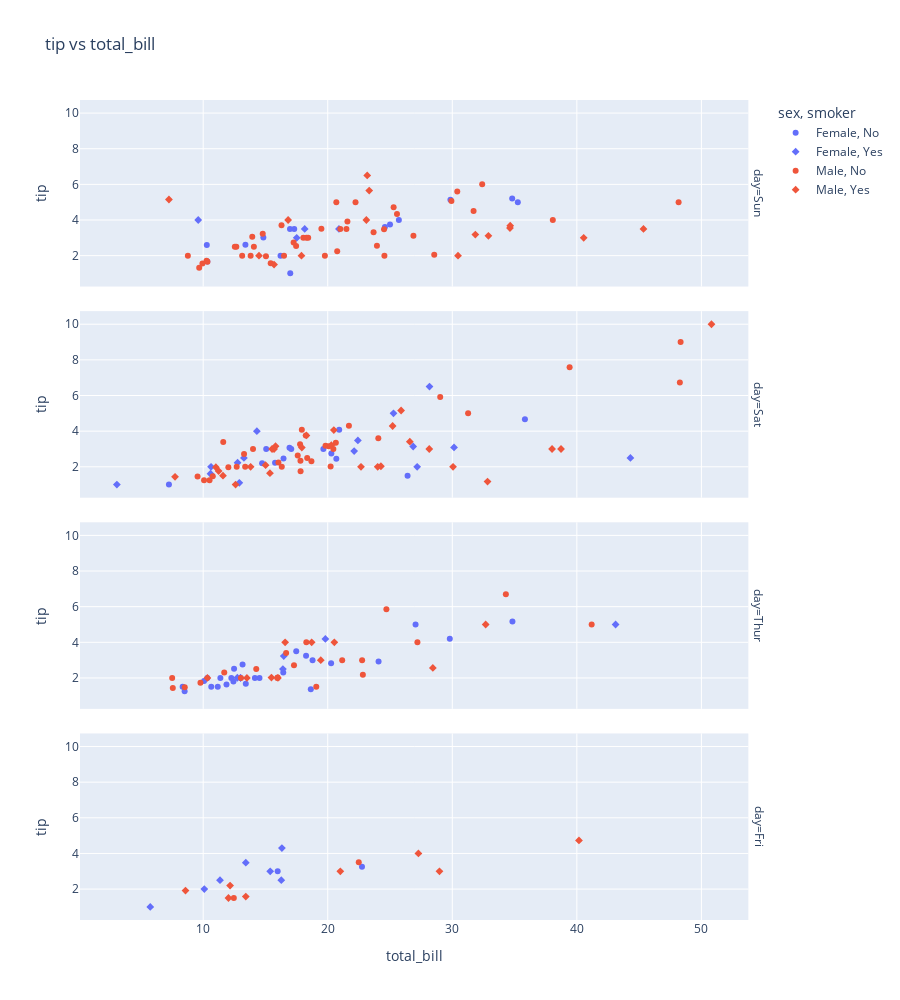

Source (notebook cell):
### Code cell
fig = px.scatter(data_frame=df, x='total_bill', y='tip', color='sex', symbol='smoker', facet_row='day',
                 height=1000, title='tip vs total_bill')
fig.update_traces()
fig

### Figure 1 — Plotly figure (JSON) as saved in the notebook; plotly's stock layout.template omitted (floating-point values rounded to 4 significant figures)
{"data": [{"hovertemplate": "sex=Female<br>smoker=No<br>day=Sun<br>total_bill=%{x}<br>tip=%{y}<extra></extra>", "legendgroup": "Female, No", "marker": {"color": "#636efa", "symbol": "circle"}, "mode": "markers", "name": "Female, No", "orientation": "v", "showlegend": true, "type": "scatter", "x": [16.99, 24.59, 35.26, 14.83, 10.33, 16.97, 10.29, 34.81, 25.71, 17.31, 29.85, 25, 13.39, 16.21], "xaxis": "x4", "y": [1.01, 3.61, 5, 3.02, 1.67, 3.5, 2.6, 5.2, 4, 3.5, 5.14, 3.75, 2.61, 2], "yaxis": "y4"}, {"hovertemplate": "sex=Female<br>smoker=No<br>day=Sat<br>total_bill=%{x}<br>tip=%{y}<extra></extra>", "legendgroup": "Female, No", "marker": {"color": "#636efa", "symbol": "circle"}, "mode": "markers", "name": "Female, No", "orientation": "v", "showlegend": false, "type": "scatter", "x": [20.29, 15.77, 19.65, 15.06, 20.69, 16.93, 26.41, 16.45, 17.07, 14.73, 20.92, 7.25, 35.83], "xaxis": "x3", "y": [2.75, 2.23, 3, 3, 2.45, 3.07, 1.5, 2.47, 3, 2.2, 4.08, 1, 4.67], "yaxis": "y3"}, {"hovertemplate": "sex=Female<br>smoker=No<br>day=Thur<br>total_bill=%{x}<br>tip=%{y}<extra></extra>", "legendgroup": "Female, No", "marker": {"color": "#636efa", "symbol": "circle"}, "mode": "markers", "name": "Female, No", "orientation": "v", "showlegend": false, "type": "scatter", "x": [10.07, 34.83, 10.65, 12.43, 24.08, 13.42, 12.48, 29.8, 14.52, 11.38, 20.27, 11.17, 12.26, 18.26, 8.51, 10.33, 14.15, 13.16, 17.47, 27.05, 16.43, 8.35, 18.64, 11.87, 18.78], "xaxis": "x2", "y": [1.83, 5.17, 1.5, 1.8, 2.92, 1.68, 2.52, 4.2, 2, 2, 2.83, 1.5, 2, 3.25, 1.25, 2, 2, 2.75, 3.5, 5, 2.3, 1.5, 1.36, 1.63, 3], "yaxis": "y2"}, {"hovertemplate": "sex=Female<br>smoker=No<br>day=Fri<br>total_bill=%{x}<br>tip=%{y}<extra></extra>", "legendgroup": "Female, No", "marker": {"color": "#636efa", "symbol": "circle"}, "mode": "markers", "name": "Female, No", "orientation": "v", "showlegend": false, "type": "scatter", "x": [22.75, 15.98], "xaxis": "x", "y": [3.25, 3], "yaxis": "y"}, {"hovertemplate": "sex=Female<br>smoker=Yes<br>day=Sun<br>total_bill=%{x}<br>tip=%{y}<extra></extra>", "legendgroup": "Female, Yes", "marker": {"color": "#636efa", "symbol": "diamond"}, "mode": "markers", "name": "Female, Yes", "orientation": "v", "showlegend": true, "type": "scatter", "x": [17.51, 9.6, 20.9, 18.15], "xaxis": "x4", "y": [3, 4, 3.5, 3.5], "yaxis": "y4"}, {"hovertemplate": "sex=Female<br>smoker=Yes<br>day=Sat<br>total_bill=%{x}<br>tip=%{y}<extra></extra>", "legendgroup": "Female, Yes", "marker": {"color": "#636efa", "symbol": "diamond"}, "mode": "markers", "name": "Female, Yes", "orientation": "v", "showlegend": false, "type": "scatter", "x": [3.07, 26.86, 25.28, 44.3, 22.42, 14.31, 10.59, 10.63, 12.76, 13.27, 28.17, 12.9, 30.14, 22.12, 27.18], "xaxis": "x3", "y": [1, 3.14, 5, 2.5, 3.48, 4, 1.61, 2, 2.23, 2.5, 6.5, 1.1, 3.09, 2.88, 2], "yaxis": "y3"}, {"hovertemplate": "sex=Female<br>smoker=Yes<br>day=Thur<br>total_bill=%{x}<br>tip=%{y}<extra></extra>", "legendgroup": "Female, Yes", "marker": {"color": "#636efa", "symbol": "diamond"}, "mode": "markers", "name": "Female, Yes", "orientation": "v", "showlegend": false, "type": "scatter", "x": [19.81, 43.11, 13, 12.74, 13, 16.4, 16.47], "xaxis": "x2", "y": [4.19, 5, 2, 2.01, 2, 2.5, 3.23], "yaxis": "y2"}, {"hovertemplate": "sex=Female<br>smoker=Yes<br>day=Fri<br>total_bill=%{x}<br>tip=%{y}<extra></extra>", "legendgroup": "Female, Yes", "marker": {"color": "#636efa", "symbol": "diamond"}, "mode": "markers", "name": "Female, Yes", "orientation": "v", "showlegend": false, "type": "scatter", "x": [5.75, 16.32, 11.35, 15.38, 13.42, 16.27, 10.09], "xaxis": "x", "y": [1, 4.3, 2.5, 3, 3.48, 2.5, 2], "yaxis": "y"}, {"hovertemplate": "sex=Male<br>smoker=No<br>day=Sun<br>total_bill=%{x}<br>tip=%{y}<extra></extra>", "legendgroup": "Male, No", "marker": {"color": "#EF553B", "symbol": "circle"}, "mode": "markers", "name": "Male, No", "orientation": "v", "showlegend": true, "type": "scatter", "x": [10.34, 21.01, 23.68, 25.29, 8.77, 26.88, 15.04, 14.78, 10.27, 15.42, 18.43, 21.58, 16.29, 17.46, 13.94, 9.68, 30.4, 18.29, 22.23, 32.4, 28.55, 18.04, 12.54, 9.94, 25.56, 19.49, 38.07, 23.95, 29.93, 14.07, 13.13, 17.26, 24.55, 19.77, 48.17, 16.49, 21.5, 12.66, 13.81, 24.52, 20.76, 31.71, 20.69], "xaxis": "x4", "y": [1.66, 3.5, 3.31, 4.71, 2, 3.12, 1.96, 3.23, 1.71, 1.57, 3, 3.92, 3.71, 2.54, 3.06, 1.32, 5.6, 3, 5, 6, 2.05, 3, 2.5, 1.56, 4.34, 3.51, 4, 2.55, 5.07, 2.5, 2, 2.74, 2, 2, 5, 2, 3.5, 2.5, 2, 3.48, 2.24, 4.5, 5], "yaxis": "y4"}, {"hovertemplate": "sex=Male<br>smoker=No<br>day=Sat<br>total_bill=%{x}<br>tip=%{y}<extra></extra>", "legendgroup": "Male, No", "marker": {"color": "#EF553B", "symbol": "circle"}, "mode": "markers", "name": "Male, No", "orientation": "v", "showlegend": false, "type": "scatter", "x": [20.65, 17.92, 39.42, 19.82, 17.81, 13.37, 12.69, 21.7, 9.55, 18.35, 17.78, 24.06, 16.31, 18.69, 31.27, 16.04, 48.27, 17.59, 20.08, 20.23, 12.02, 10.51, 18.24, 14, 48.33, 20.45, 13.28, 11.61, 10.77, 10.07, 29.03, 17.82], "xaxis": "x3", "y": [3.35, 4.08, 7.58, 3.18, 2.34, 2, 2, 4.3, 1.45, 2.5, 3.27, 3.6, 2, 2.31, 5, 2.24, 6.73, 2.64, 3.15, 2.01, 1.97, 1.25, 3.76, 3, 9, 3, 2.72, 3.39, 1.47, 1.25, 5.92, 1.75], "yaxis": "y3"}, {"hovertemplate": "sex=Male<br>smoker=No<br>day=Thur<br>total_bill=%{x}<br>tip=%{y}<extra></extra>", "legendgroup": "Male, No", "marker": {"color": "#EF553B", "symbol": "circle"}, "mode": "markers", "name": "Male, No", "orientation": "v", "showlegend": false, "type": "scatter", "x": [27.2, 22.76, 17.29, 16.66, 15.98, 13.03, 18.28, 24.71, 21.16, 11.69, 14.26, 15.95, 8.52, 22.82, 19.08, 34.3, 41.19, 9.78, 7.51, 7.56], "xaxis": "x2", "y": [4, 3, 2.71, 3.4, 2.03, 2, 4, 5.85, 3, 2.31, 2.5, 2, 1.48, 2.18, 1.5, 6.7, 5, 1.73, 2, 1.44], "yaxis": "y2"}, {"hovertemplate": "sex=Male<br>smoker=No<br>day=Fri<br>total_bill=%{x}<br>tip=%{y}<extra></extra>", "legendgroup": "Male, No", "marker": {"color": "#EF553B", "symbol": "circle"}, "mode": "markers", "name": "Male, No", "orientation": "v", "showlegend": false, "type": "scatter", "x": [22.49, 12.46], "xaxis": "x", "y": [3.5, 1.5], "yaxis": "y"}, {"hovertemplate": "sex=Male<br>smoker=Yes<br>day=Sun<br>total_bill=%{x}<br>tip=%{y}<extra></extra>", "legendgroup": "Male, Yes", "marker": {"color": "#EF553B", "symbol": "diamond"}, "mode": "markers", "name": "Male, Yes", "orientation": "v", "showlegend": true, "type": "scatter", "x": [7.25, 31.85, 16.82, 32.9, 17.89, 14.48, 34.63, 34.65, 23.33, 45.35, 23.17, 40.55, 30.46, 23.1, 15.69], "xaxis": "x4", "y": [5.15, 3.18, 4, 3.11, 2, 2, 3.55, 3.68, 5.65, 3.5, 6.5, 3, 2, 4, 1.5], "yaxis": "y4"}, {"hovertemplate": "sex=Male<br>smoker=Yes<br>day=Sat<br>total_bill=%{x}<br>tip=%{y}<extra></extra>", "legendgroup": "Male, Yes", "marker": {"color": "#EF553B", "symbol": "diamond"}, "mode": "markers", "name": "Male, Yes", "orientation": "v", "showlegend": false, "type": "scatter", "x": [38.01, 11.24, 20.29, 13.81, 11.02, 18.29, 15.01, 17.92, 15.36, 20.49, 25.21, 50.81, 15.81, 26.59, 38.73, 24.27, 30.06, 25.89, 28.15, 11.59, 7.74, 24.01, 15.69, 15.53, 12.6, 32.83, 22.67], "xaxis": "x3", "y": [3, 1.76, 3.21, 2, 1.98, 3.76, 2.09, 3.08, 1.64, 4.06, 4.29, 10, 3.16, 3.41, 3, 2.03, 2, 5.16, 3, 1.5, 1.44, 2, 3, 3, 1, 1.17, 2], "yaxis": "y3"}, {"hovertemplate": "sex=Male<br>smoker=Yes<br>day=Thur<br>total_bill=%{x}<br>tip=%{y}<extra></extra>", "legendgroup": "Male, Yes", "marker": {"color": "#EF553B", "symbol": "diamond"}, "mode": "markers", "name": "Male, Yes", "orientation": "v", "showlegend": false, "type": "scatter", "x": [19.44, 32.68, 16, 28.44, 15.48, 16.58, 10.34, 13.51, 18.71, 20.53], "xaxis": "x2", "y": [3, 5, 2, 2.56, 2.02, 4, 2, 2, 4, 4], "yaxis": "y2"}, {"hovertemplate": "sex=Male<br>smoker=Yes<br>day=Fri<br>total_bill=%{x}<br>tip=%{y}<extra></extra>", "legendgroup": "Male, Yes", "marker": {"color": "#EF553B", "symbol": "diamond"}, "mode": "markers", "name": "Male, Yes", "orientation": "v", "showlegend": false, "type": "scatter", "x": [28.97, 40.17, 27.28, 12.03, 21.01, 12.16, 8.58, 13.42], "xaxis": "x", "y": [3, 4.73, 4, 1.5, 3, 2.2, 1.92, 1.58], "yaxis": "y"}], "layout": {"annotations": [{"font": {}, "showarrow": false, "text": "day=Fri", "textangle": 90, "x": 0.98, "xanchor": "left", "xref": "paper", "y": 0.1138, "yanchor": "middle", "yref": "paper"}, {"font": {}, "showarrow": false, "text": "day=Thur", "textangle": 90, "x": 0.98, "xanchor": "left", "xref": "paper", "y": 0.3712, "yanchor": "middle", "yref": "paper"}, {"font": {}, "showarrow": false, "text": "day=Sat", "textangle": 90, "x": 0.98, "xanchor": "left", "xref": "paper", "y": 0.6288, "yanchor": "middle", "yref": "paper"}, {"font": {}, "showarrow": false, "text": "day=Sun", "textangle": 90, "x": 0.98, "xanchor": "left", "xref": "paper", "y": 0.8862, "yanchor": "middle", "yref": "paper"}], "height": 1000, "legend": {"title": {"text": "sex, smoker"}, "tracegroupgap": 0}, "title": {"text": "tip vs total_bill"}, "xaxis": {"anchor": "y", "domain": [0, 0.98], "title": {"text": "total_bill"}}, "xaxis2": {"anchor": "y2", "domain": [0, 0.98], "matches": "x", "showticklabels": false}, "xaxis3": {"anchor": "y3", "domain": [0, 0.98], "matches": "x", "showticklabels": false}, "xaxis4": {"anchor": "y4", "domain": [0, 0.98], "matches": "x", "showticklabels": false}, "yaxis": {"anchor": "x", "domain": [0, 0.2275], "title": {"text": "tip"}}, "yaxis2": {"anchor": "x2", "domain": [0.2575, 0.485], "matches": "y", "title": {"text": "tip"}}, "yaxis3": {"anchor": "x3", "domain": [0.515, 0.7425], "matches": "y", "title": {"text": "tip"}}, "yaxis4": {"anchor": "x4", "domain": [0.7725, 1], "matches": "y", "title": {"text": "tip"}}}}
